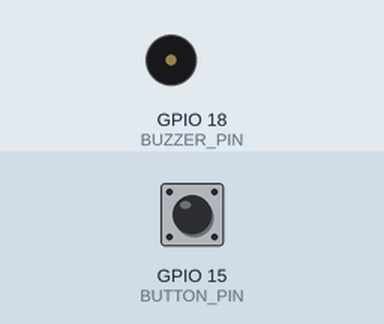
The sketch below on a simulated ESP32. On the bench: buzzer (waves = sounding, pin HIGH). Inputs (shaded band) come from the test bench; at power-on: GPIO 15 (BUTTON_PIN) HIGH. WiFi joins after 1.5 s; servers stay silent unless stated; the local clock reads 2024-03-15 10:24:30 at power-on unless the sketch sets it; what the sketch prints to the serial monitor is not drawn.

Above: at 3.0 s.
3.1 s: GPIO 15 (BUTTON_PIN) pulled LOW for 0.15 s
At 3.76 s:
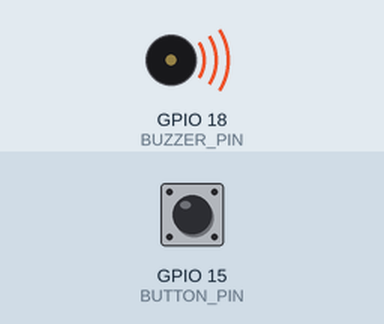
Timing chart, 0 to 6.1 s (numbered marks = the images above; inputs shaded):
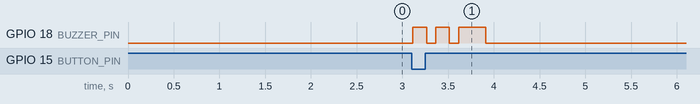

The sketch:

knocktrack-iot.ino
```cpp
// ESP32 Smart Doorbell with Firebase & Real-Time Tracking
#include <WiFi.h>
#include <FirebaseESP32.h>
#include <time.h>

// ========== Configuration ==========
// Wi-Fi
#define WIFI_SSID "Wifi SSID" // Wifi SSID sample
#define WIFI_PASSWORD " Wifi Password" // Wifi Password sample

// Firebase
#define FIREBASE_HOST "FIREBASE_HOST"
#define FIREBASE_AUTH "FIREBASE_AUTH"

// Device
#define DEVICE_ID "DOORBELL_001" // Sample of a device id
#define AUTH_KEY "12345" // Sample of a auth key


// Time (Philippines GMT+8)
#define NTP_SERVER "pool.ntp.org"
#define GMT_OFFSET_SEC 28800  // 8 * 3600
#define DAYLIGHT_OFFSET_SEC 0

// Hardware Pins
#define BUTTON_PIN 15  // D15
#define BUZZER_PIN 18  // D18

// ========== Global Objects ==========
FirebaseData fbdo;
FirebaseAuth auth;
FirebaseConfig config;
bool buttonWasPressed = false;
unsigned long lastHeartbeat = 0;
const unsigned long HEARTBEAT_INTERVAL = 5000; // 5 seconds for faster, more accurate status

// ========== Setup ==========
void setup() {
  Serial.begin(115200);
  Serial.println("\n=== ESP32 Doorbell System ===\n");

  setupPins();
  setupWiFi();
  setupTime();
  setupFirebase();
  registerDevice();  // Register device with auth key

  Serial.println("\n🔔 Doorbell System Ready!");
  Serial.println("Button: D15 (GPIO 15)");
  Serial.println("Buzzer: D18 (GPIO 18)\n");
}

// ========== Main Loop ==========
void loop() {
  bool buttonPressed = !digitalRead(BUTTON_PIN);

  if (buttonPressed && !buttonWasPressed) {
    playDoorbellSound();

    if (WiFi.status() == WL_CONNECTED) {
      sendDoorbellPress();
    } else {
      Serial.println("⚠️ No WiFi - Event not logged");
    }
  }

  buttonWasPressed = buttonPressed;

  // Send heartbeat to Firebase every 10 seconds
  if (WiFi.status() == WL_CONNECTED && (millis() - lastHeartbeat >= HEARTBEAT_INTERVAL)) {
    updateDeviceStatus();
    lastHeartbeat = millis();
  }

  delay(50);
}

// ========== Hardware Setup ==========
void setupPins() {
  pinMode(BUTTON_PIN, INPUT_PULLUP);
  pinMode(BUZZER_PIN, OUTPUT);
  digitalWrite(BUZZER_PIN, LOW);
}

// ========== WiFi Setup ==========
void setupWiFi() {
  WiFi.begin(WIFI_SSID, WIFI_PASSWORD);
  Serial.print("Connecting to WiFi");

  int attempts = 0;
  while (WiFi.status() != WL_CONNECTED && attempts < 20) {
    delay(500);
    Serial.print(".");
    attempts++;
  }

  if (WiFi.status() == WL_CONNECTED) {
    Serial.println(" ✅");
    Serial.print("IP Address: ");
    Serial.println(WiFi.localIP());
  } else {
    Serial.println(" ❌");
    Serial.println("WiFi failed - operating in offline mode");
  }
}

// ========== Time Setup ==========
void setupTime() {
  if (WiFi.status() != WL_CONNECTED) return;

  configTime(GMT_OFFSET_SEC, DAYLIGHT_OFFSET_SEC, NTP_SERVER);
  Serial.print("Syncing time");

  int attempts = 0;
  while (time(nullptr) < 1000000000 && attempts < 10) {
    delay(1000);
    Serial.print(".");
    attempts++;
  }

  if (time(nullptr) > 1000000000) {
    Serial.println(" ✅");
  } else {
    Serial.println(" ❌");
    Serial.println("Time sync failed");
  }
}

// ========== Firebase Setup ==========
void setupFirebase() {
  if (WiFi.status() != WL_CONNECTED) return;

  config.host = FIREBASE_HOST;
  config.signer.tokens.legacy_token = FIREBASE_AUTH;

  Firebase.reconnectNetwork(true);
  fbdo.setBSSLBufferSize(2048, 512);
  fbdo.setResponseSize(1024);

  Firebase.begin(&config, &auth);
  Firebase.setReadTimeout(fbdo, 30000);
  Firebase.setwriteSizeLimit(fbdo, "tiny");

  Serial.println("Firebase initialized ✅");
}

// ========== Device Registration ==========
void registerDevice() {
  if (WiFi.status() != WL_CONNECTED) return;

  // Store auth_key at device level
  String authPath = "/devices/" + String(DEVICE_ID) + "/auth_key";
  if (Firebase.setString(fbdo, authPath, String(AUTH_KEY))) {
    Serial.println("📝 Auth key stored at device level");
  } else {
    Serial.println("⚠️ Auth key storage failed");
  }

  // Store other device info
  updateDeviceStatus();
}

// ========== Update Device Status (Heartbeat) ==========
void updateDeviceStatus() {
  if (WiFi.status() != WL_CONNECTED) return;

  String infoPath = "/devices/" + String(DEVICE_ID) + "/info";
  FirebaseJson json;
  json.set("device_id", String(DEVICE_ID));
  json.set("location", "front_door");
  json.set("type", "doorbell");
  json.set("status", "online");
  json.set("last_boot", (int)time(nullptr));
  json.set("last_seen", (int)time(nullptr));  // Heartbeat timestamp
  json.set("last_seen_millis", (unsigned long)millis());  // More precise heartbeat

  if (Firebase.setJSON(fbdo, infoPath, json)) {
    Serial.println("💓 Heartbeat sent - Device Active");
  } else {
    Serial.println("⚠️ Heartbeat failed");
  }
}

// ========== Firebase Send ==========
void sendDoorbellPress() {
  String path = "/devices/" + String(DEVICE_ID) + "/events/" + String(millis());

  // Get current time with milliseconds
  time_t now = time(nullptr);
  struct tm timeinfo;
  localtime_r(&now, &timeinfo);

  struct timeval tv;
  gettimeofday(&tv, NULL);
  int millisec = tv.tv_usec / 1000;

  // Format time string with milliseconds
  char baseTimeStr[20];
  char timeStr[30];
  char dateStr[20];

  strftime(baseTimeStr, sizeof(baseTimeStr), "%I:%M:%S", &timeinfo);
  snprintf(timeStr, sizeof(timeStr), "%s.%03d %s", baseTimeStr, millisec,
           (timeinfo.tm_hour >= 12) ? "PM" : "AM");
  strftime(dateStr, sizeof(dateStr), "%Y-%m-%d", &timeinfo);

  // Create JSON payload
  FirebaseJson json;
  json.set("timestamp", now);
  json.set("time", String(timeStr));
  json.set("date", String(dateStr));
  json.set("status", "pressed");
  json.set("device_id", String(DEVICE_ID));
  json.set("location", "front_door");

  // Send with retry logic
  for (int retry = 0; retry < 3; retry++) {
    if (Firebase.setJSON(fbdo, path, json)) {
      Serial.println("🔔 Doorbell logged: " + String(timeStr));
      return;
    }

    if (retry < 2) {
      Serial.println("🔄 Retry " + String(retry + 1) + "/3...");
      delay(1000);
    }
  }

  Serial.println("❌ Failed to log event after 3 attempts");
}

// ========== Buzzer Control ==========
void playDoorbellSound() {
  Serial.println("🔊 Doorbell!");

  // Active buzzer - simple on/off pattern
  digitalWrite(BUZZER_PIN, HIGH);
  delay(150);
  digitalWrite(BUZZER_PIN, LOW);
  delay(100);

  digitalWrite(BUZZER_PIN, HIGH);
  delay(150);
  digitalWrite(BUZZER_PIN, LOW);
  delay(100);

  digitalWrite(BUZZER_PIN, HIGH);
  delay(300);
  digitalWrite(BUZZER_PIN, LOW);
}
```

Measured:
- after the input at 3.1 s, GPIO 18 (BUZZER_PIN): goes HIGH 0.15 s, LOW 0.10 s, HIGH 0.15 s, LOW 0.10 s, HIGH 0.30 s, then LOW, starting at once
